Frame 1 (no input): blank canvas, image omitted
Frame 60 (the mouse pressed at the canvas centre just before this capture): blank canvas, image omitted
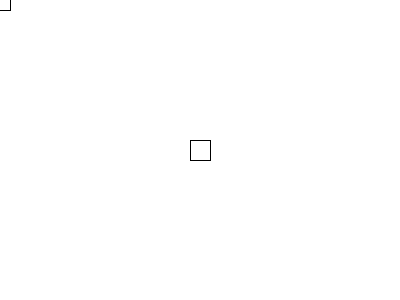
Frame 120 (the mouse held since frame 60 and released just before this capture)

The Processing sketch whose frames 1 and 60 were blank and that drew this single picture after the mouse press (run headless with seeded random() and noise(); from frame 60 on, the mouse is pressed at the canvas centre):

// Processing sketch: processing_79189
// ── processing_79189.pde

void setup(){
  size(400,300);
  background(255);
  
  rectMode(CENTER);
}

void draw(){
  rect(mouseX,mouseY,20,20);
}
